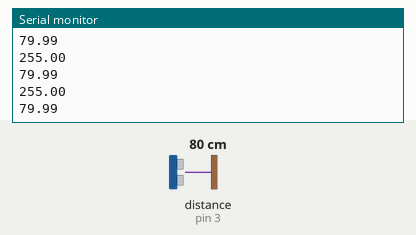
Simulated run of this sketch. Board: Arduino Uno, built with avr-gcc and run on an emulated ATmega328P. Shown: the last lines printed to the serial monitor. The inputs (shaded band) are chosen by the test bench; at power-on: distance to the obstacle (sensor on pin 3) 80 cm.

Above: at 1.2 s.
1.3 s: distance to the obstacle (sensor on pin 3) set to 2 cm
At 2.4 s:
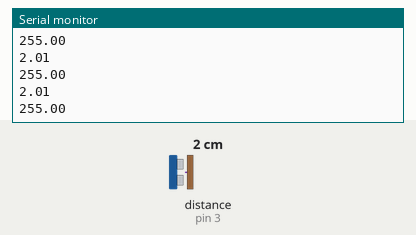
2.8 s: distance to the obstacle (sensor on pin 3) set to 4 cm
At 3.6 s:
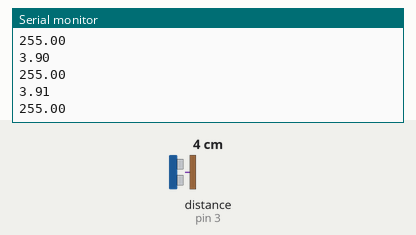
Timing chart, 0 to 5.8 s (numbered marks = the images above; inputs shaded):
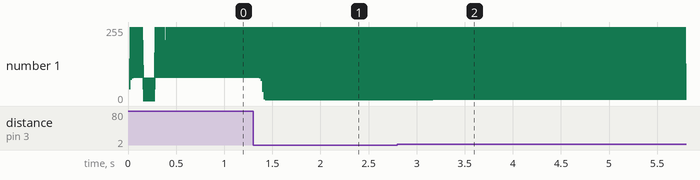

The sketch:

FirstVerison.ino
```cpp
/*
 * Ultrasonics Module Code
 */


#include <Ultrasonic.h>
#include <PID_v1.h>
Ultrasonic ultrasonic(2, 3);
//Define Variables we'll be connecting to
double Setpoint, Input, Output;

//Specify the links and initial tuning parameters
double Kp = 2, Ki = 5, Kd = 1;
PID myPID(&Input, &Output, &Setpoint, Kp, Ki, Kd, DIRECT);
int distance;
void setup() {
  // put your setup code here, to run once:
  Serial.begin(9600);
  Input = get_distance();
  Setpoint = 150;

  //turn the PID on
  myPID.SetMode(AUTOMATIC);
}
int get_distance() {
  distance = ultrasonic.read();
  return distance;
}
// упрощённый калман вроде как
float _err_measure = 0.7;  // примерный шум измерений
float _q = 0.09;   // скорость изменения значений 0.001-1, варьировать самому

float simpleKalman(float newVal) {
  float _kalman_gain, _current_estimate;
  static float _err_estimate = _err_measure;
  static float _last_estimate;

  _kalman_gain = (float)_err_estimate / (_err_estimate + _err_measure);
  _current_estimate = _last_estimate + (float)_kalman_gain * (newVal - _last_estimate);
  _err_estimate =  (1.0 - _kalman_gain) * _err_estimate + fabs(_last_estimate - _current_estimate) * _q;
  _last_estimate = _current_estimate;

  return _current_estimate;
}
void loop() {
  float value;
  if (get_distance() > -1 )   value = simpleKalman(get_distance());
  else   value = 0;
  Serial.println(value);
  Input = value;
  myPID.Compute();
  Serial.println(Output);


}
```

Measured:
- after the input at 1.3 s, the serial monitor: prints a new line after 0.07 s (image 1)
- after the input at 2.8 s, the serial monitor: prints a new line after 0.12 s (image 2)
- plotted number 1: 255 → 4 after the input at 2.8 s
